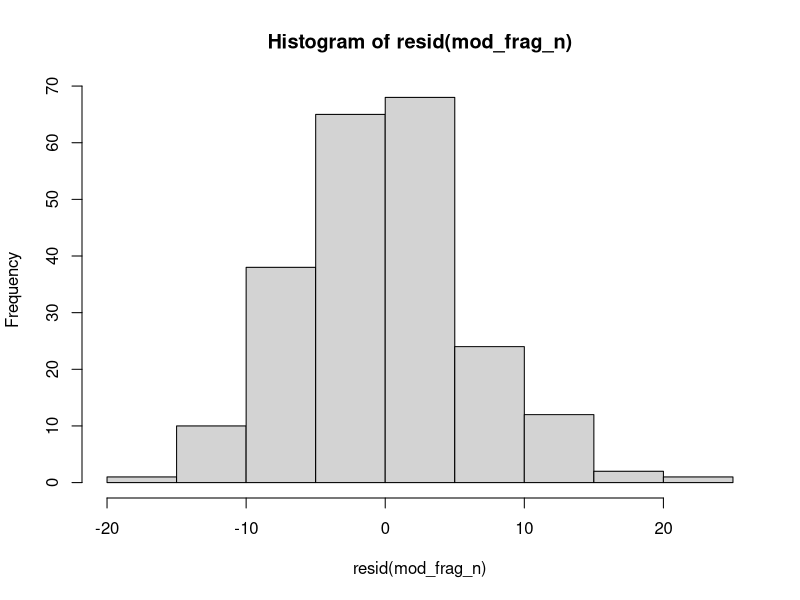
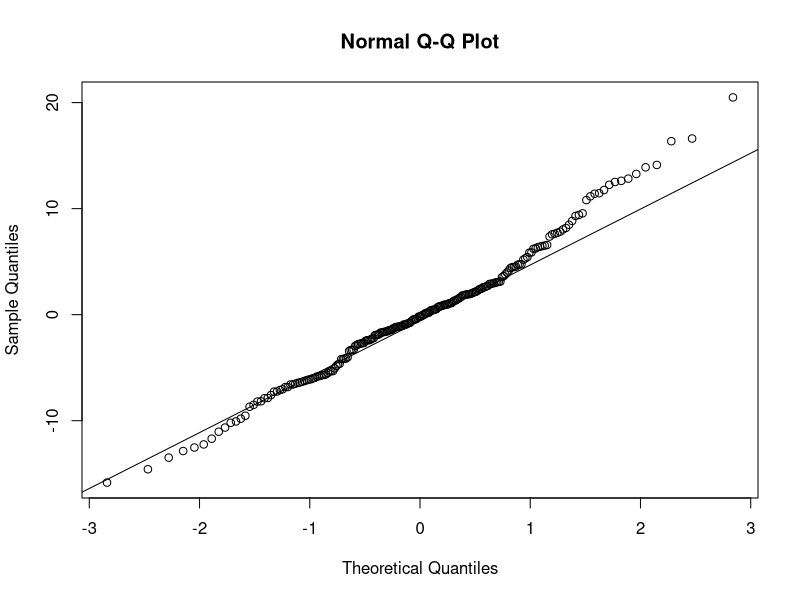
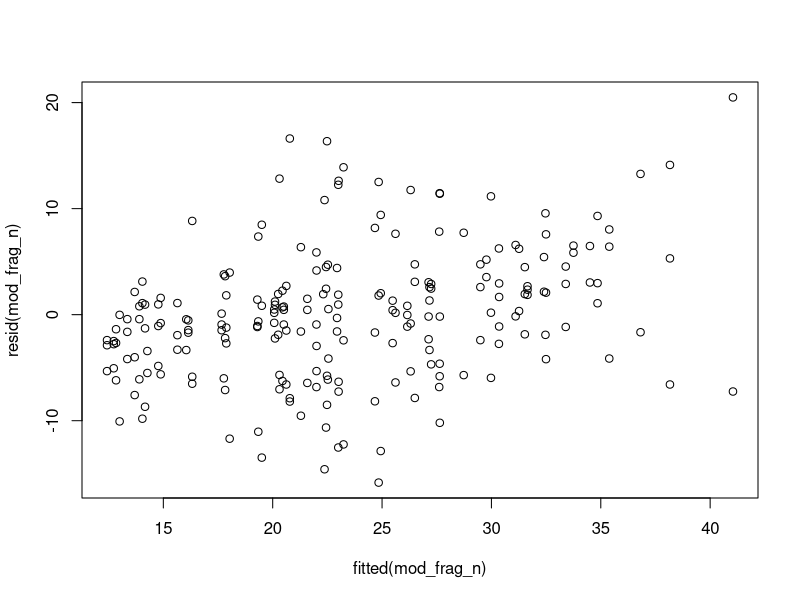
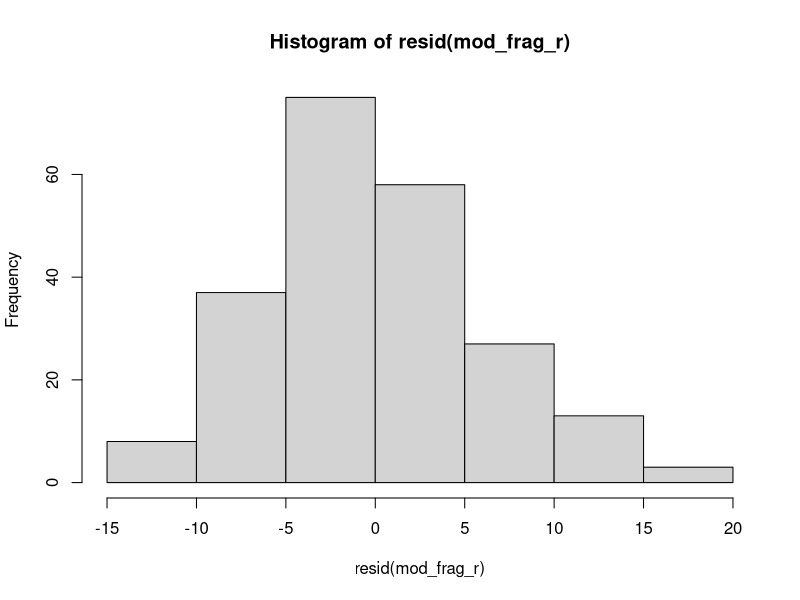
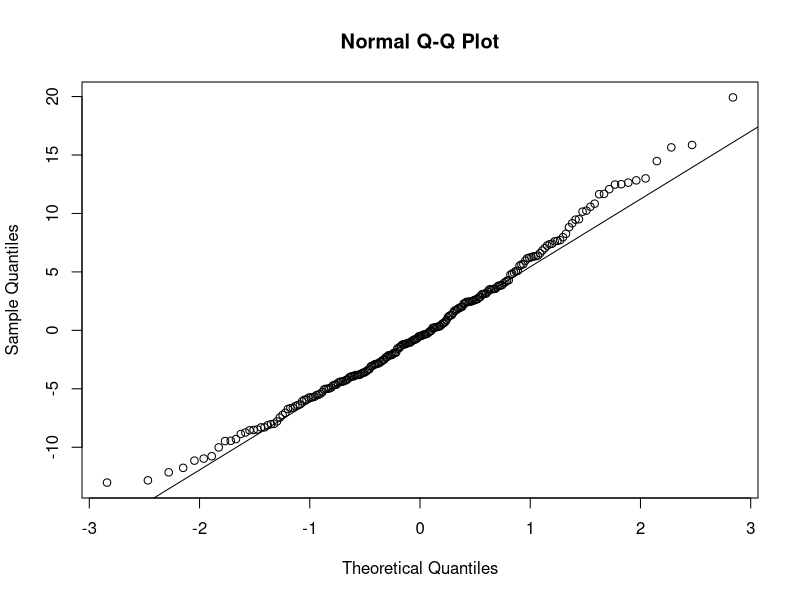
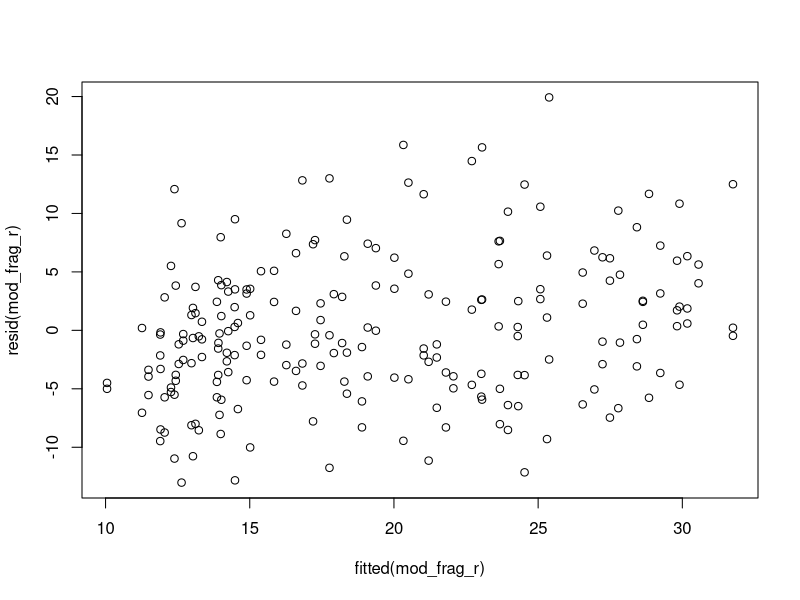
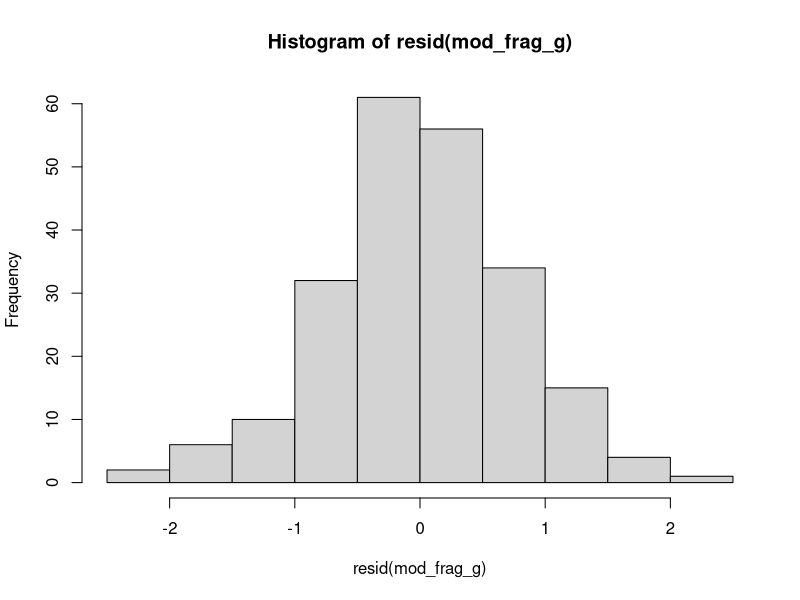
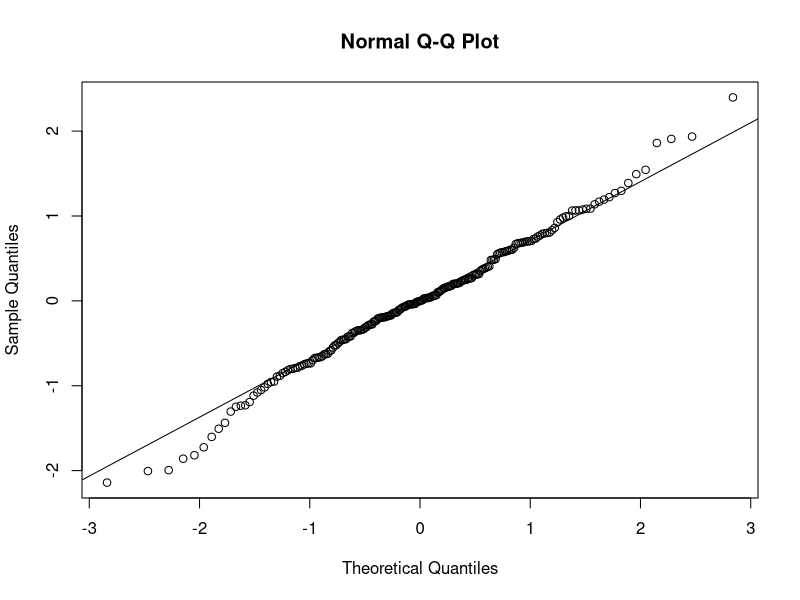

These figures' R source, in order: (Note: this script raises an error after producing the figures.)
## ---- chunk 1
library(tidyverse)
library(ggpubr)
library(patchwork)
library(nlme)
library(multcomp)
library(car)
library(emmeans)
library(ggtext)
## ---- chunk 2
Data <- read_csv("Data/All_expectedvalues.csv") 

# Get only species column
Data$species <- Data$fragment_ID %>% gsub("A1", "", .) %>% gsub("A2", "", .) %>% gsub("A3", "",.)%>% gsub("A4", "",.)%>% gsub("B1", "", .) %>% gsub("B2", "", .) %>% gsub("B3", "", .)%>% gsub("B4", "",.)%>% gsub("C1", "", .) %>% gsub("C2", "", .) %>% gsub("C3", "", .) %>% gsub("C4", "",.) %>%
gsub("D1", "", .) %>% gsub("D2", "", .) %>% gsub("D3", "", .) %>% gsub("D4", "",.) %>% gsub("E1", "", .) %>% gsub("E2", "", .) %>% gsub("E3", "", .) %>% gsub("E4", "",.) %>% gsub("F1", "", .) %>% gsub("F2", "", .) %>% gsub("F3", "", .) %>% gsub("F4", "",.)
## ---- chunk 3
# Splitting dataframe in useful groups

single <- Data %>%  filter(category == "single")%>% 
        mutate(family= as.factor(family))

# drop 3 empty rows for calc
single_c <- single %>% drop_na(calc_umol_cm2_h)

# drop Na rows of O2 values
single <- single %>% drop_na(net_photo_h_surface)
## ---- chunk 4
# check data
table(single$family, single$fragment_ID)
table(single_c$family, single_c$fragment_ID)
table(single$family, single$run)
single$run <-as.factor(single$run)

# analysis net photosynthesis
mod_frag_n <- lme(net_photo_h_surface ~ family, random= ~1|fragment_ID, data=single)
summary(mod_frag_n)
anova(mod_frag_n)
posthoc_n <- glht(mod_frag_n,linfct=mcp(family="Tukey"),test= adjusted("bonfer"))
summary(posthoc_n)

# analysis respiration
mod_frag_r <- lme(respiration_h_surface ~ family, random= ~1|fragment_ID, data=single)
summary(mod_frag_r)
anova(mod_frag_r)
posthoc_r <- glht(mod_frag_r,linfct=mcp(family="Tukey"),test= adjusted("bonfer"))
summary(posthoc_r)

# analysis gross photosynthesis
mod_frag_g <- lme(sqrt(gross_photo_h_surface) ~ family, random= ~1|fragment_ID, data=single) #square root transformed
summary(mod_frag_g)
anova(mod_frag_g)
posthoc_g <- glht(mod_frag_g,linfct=mcp(family="Tukey"),test= adjusted("bonfer"))
summary(posthoc_g)

# analysis calcification
mod_frag_c <- lme(calc_umol_cm2_h ~ family, random = ~1|fragment_ID, data=single_c)
summary(mod_frag_c)
anova(mod_frag_c)
posthoc_c <- glht(mod_frag_c,linfct=mcp(family="Tukey"),test= adjusted("bonfer"))
summary(posthoc_c)
## ---- chunk 5
#check model assumptions by checking residuals

# net photosynthesis
shapiro.test(resid(mod_frag_n)) # looks graphically fine
leveneTest(residuals(mod_frag_n)~single$family)
bartlett.test(residuals(mod_frag_n)~single$family)
hist(resid(mod_frag_n))
qqnorm(resid(mod_frag_n))
qqline(resid(mod_frag_n))
plot(resid(mod_frag_n)~fitted(mod_frag_n))

# respiration
shapiro.test(resid(mod_frag_r)) # looks graphically fine
leveneTest(residuals(mod_frag_r)~single$family)
hist(resid(mod_frag_r))
qqnorm(resid(mod_frag_r))
qqline(resid(mod_frag_r))
plot(resid(mod_frag_r)~fitted(mod_frag_r))

# gross photosynthesis
shapiro.test(resid(mod_frag_g)) #sqrt transformnation was necessary
leveneTest(residuals(mod_frag_g)~single$family)
hist(resid(mod_frag_g))
qqnorm(resid(mod_frag_g))
qqline(resid(mod_frag_g))
plot(resid(mod_frag_g)~fitted(mod_frag_g))

# calcification
shapiro.test(resid(mod_frag_c)) # looks graphically fine
leveneTest(residuals(mod_frag_c)~single_c$family)
hist(resid(mod_frag_c))
qqnorm(resid(mod_frag_c))
qqline(resid(mod_frag_c))
plot(resid(mod_frag_c)~fitted(mod_frag_c))
## ---- chunk 6
# set order of families
single$species <- factor(single$species, levels= c("Pcy", "Plo", "Pru", "Acy", "Amu", "Mdi", "Pda", "Pve","Spi"))
single_c$species <- factor(single_c$species, levels= c("Pcy", "Plo", "Pru", "Acy", "Amu", "Mdi", "Pda", "Pve","Spi"))

# theme for species graphs
theme <- theme_classic() +
         theme(legend.position = "none",
         plot.margin = unit(c(1,0.2,0.2,1), "cm"),
         axis.text.x = element_text(size = 14, color = "black", face= "italic", angle = 45, hjust= 1),
         axis.title.x=element_blank(),
         axis.text.y = element_text(size = 18, vjust = 0.5, color = "black"),
         axis.title.y =element_text(hjust = 0.5, size=15,face="bold",margin=margin(0,12,0,0)))


# species graphs
n <- ggplot(single, aes(x = species, y = net_photo_h_surface, fill = family)) +
  geom_boxplot(lwd=1, outlier.shape = NA) +
  geom_jitter(size=0.6, width=0.2)+
  ylab(expression(bold(paste("Net photosynthesis(μg O"[2]," cm" ^-2," h" ^-1,")")))) +
  scale_fill_manual(values = c("Acroporidae"="#00b886","Pocilloporidae"= "#Cd8d00","Poritidae"= "#0072B2"))+
  scale_x_discrete("family", labels = c("Acy"="Acropora cytherea", "Amu"="Acropora muricata", "Mdi"="Montipora digitata",
                           "Pve"="Pocillopora verrucosa", "Pda"="Pocillopora damicornis", "Spi"="Stylophora pistillata",
                            "Plo"="Porites lobata", "Pcy"="Porites cylindrica", "Pru"="Porites rus"))+
  scale_y_continuous(limits= c(0,90), n.breaks = 5)+
  theme
        

r<-ggplot(single, aes(x = species, y = respiration_h_surface, fill = family)) +
  geom_boxplot(lwd=1, outlier.shape = NA) +
 geom_jitter(size=0.6, width=0.2)+
  ylab(expression(bold(paste("Respiration (μg O"[2]," cm" ^-2," h" ^-1,")")))) +
  scale_fill_manual(values = c("Acroporidae"="#00b886","Pocilloporidae"= "#Cd8d00","Poritidae"= "#0072B2"))+
  scale_x_discrete("family", labels = c("Acy"="Acropora cytherea", "Amu"="Acropora muricata", "Mdi"="Montipora digitata",
                            "Pve"="Pocillopora verrucosa", "Pda"="Pocillopora damicornis", "Spi"="Stylophora pistillata",
                            "Plo"="Porites lobata", "Pcy"="Porites cylindrica", "Pru"="Porites rus"))+
  scale_y_continuous(limits= c(0, 90), n.breaks = 5)+
  theme

g<-ggplot(single, aes(x = species, y = gross_photo_h_surface, fill = family)) +
  geom_boxplot(lwd=1, outlier.shape = NA) +
 geom_jitter(size=0.6, width=0.2)+
  ylab(expression(bold(paste("Gross photosynthesis (μg O"[2]," cm" ^-2," h" ^-1,")")))) +
  scale_fill_manual(values = c("Acroporidae"="#00b886","Pocilloporidae"= "#Cd8d00","Poritidae"= "#0072B2"))+
  scale_x_discrete("family", labels = c("Acy"="Acropora cytherea", "Amu"="Acropora muricata", "Mdi"="Montipora digitata",
                            "Pve"="Pocillopora verrucosa", "Pda"="Pocillopora damicornis", "Spi"="Stylophora pistillata",
                            "Plo"="Porites lobata", "Pcy"="Porites cylindrica", "Pru"="Porites rus"))+
  scale_y_continuous(limits= c(0,190), n.breaks = 7)+
  theme


c <- ggplot(single_c, aes(x = species, y =  calc_umol_cm2_h, fill = family)) +
  geom_boxplot(lwd=1, outlier.shape = NA) +
 geom_jitter(size=0.6, width=0.2)+
  ylab(expression(bold(paste("Calcification (μmol CaCO"[3]," cm" ^-2," h" ^-1,")")))) +
  scale_fill_manual(values = c("Acroporidae"="#00b886","Pocilloporidae"= "#Cd8d00","Poritidae"= "#0072B2"))+
  scale_x_discrete("family", labels = c("Acy"="Acropora cytherea", "Amu"="Acropora muricata", "Mdi"="Montipora digitata",
                            "Pve"="Pocillopora verrucosa", "Pda"="Pocillopora damicornis", "Spi"="Stylophora pistillata",
                            "Plo"="Porites lobata", "Pcy"="Porites cylindrica", "Pru"="Porites rus"))+
  scale_y_continuous(limits= c(-0.5,3.5), n.breaks = 6)+
  theme


# family graphs
# set order of families
single$family <- factor(single$family, levels= c("Poritidae", "Acroporidae", "Pocilloporidae"))
single_c$family <- factor(single_c$family, levels= c("Poritidae", "Acroporidae", "Pocilloporidae"))


# Net Photosynthesis
n_fam <- ggboxplot(single, x = "family", y = "net_photo_h_surface", fill = "family", outlier.size = 0.7) +
  scale_fill_manual(values = c("Acroporidae"="#00b886","Pocilloporidae"= "#Cd8d00","Poritidae"= "#0072B2"))+
  scale_y_continuous(limits= c(0, 69),n.breaks = 4)+
   geom_bracket(
        xmin=c("Poritidae"), xmax=c("Pocilloporidae"),
        y.position = 62,
        step.increase = 0.15,
        label = c("*"),
        label.size = 6
          )+
  theme_classic() +
  theme(axis.text.x = element_blank(),
        axis.text.y = element_text(size = 14, vjust = 0.5, color = "black"),
        axis.title.y =element_blank(),
        axis.title.x=element_blank(),
        legend.position = "bottom",
        legend.text = element_text(size = 18),
        legend.key.size = unit(1, "cm"),
        legend.title = element_blank(),
        axis.ticks.x=element_blank())

# Respiration
r_fam <- ggboxplot(single, x = "family", y = "respiration_h_surface", fill= "family", outlier.size = 0.7) +
  scale_fill_manual(values = c("Acroporidae"="#00b886","Pocilloporidae"= "#Cd8d00","Poritidae"= "#0072B2"))+
  scale_y_continuous(limits= c(0, 70),n.breaks = 4)+
  theme_classic() +
  theme(axis.text.x = element_blank(),
        axis.text.y = element_text(size = 14, vjust = 0.5, color = "black"),
        axis.title.y =element_blank(),
        axis.title.x=element_blank(),
        legend.position = "none",
        axis.ticks.x=element_blank())+
        geom_bracket(
        xmin=c("Acroporidae", "Poritidae"), xmax=c("Pocilloporidae", "Pocilloporidae"),
        y.position = 51,
        step.increase = 0.24,
        label = c("***", "***"),
        label.size = 6
        )
    
# Gross Photosynthesis
g_fam <- ggboxplot(single, x = "family", y = "gross_photo_h_surface", fill= "family", outlier.size = 0.7) +
  scale_fill_manual(values = c("Acroporidae"="#00b886","Pocilloporidae"= "#Cd8d00","Poritidae"= "#0072B2"))+
  scale_y_continuous(limits= c(0, 128), breaks = seq(0,100, by=50))+
  theme_classic() +
  theme(axis.text.x = element_blank(),
        axis.text.y = element_text(size = 14, vjust = 0.5, color = "black"),
        axis.title.y =element_blank(),
        axis.title.x=element_blank(),
        legend.position = "none",
        axis.ticks.x=element_blank())+
        geom_bracket(
        xmin=c("Acroporidae", "Poritidae"), xmax=c("Pocilloporidae", "Pocilloporidae"),
        y.position = 92,
        step.increase = 0.25,
        label = c("**", "***"),
        label.size = 6
        )


# Calcification
c_fam <- ggboxplot(single_c, x = "family",  y = "calc_umol_cm2_h", fill= "family", outlier.size = 0.7) +
  scale_fill_manual(values = c("Acroporidae"="#00b886","Pocilloporidae"= "#Cd8d00","Poritidae"= "#0072B2"))+
  scale_y_continuous(limits= c(-0.4, 3.2))+
  theme_classic() +
  theme(axis.text.x = element_blank(),
        axis.text.y = element_text(size = 14, vjust = 0.5, color = "black"),
        axis.title.y =element_blank(),
        axis.title.x=element_blank(),
        legend.position = "none",
        axis.ticks.x=element_blank())+
        geom_bracket(
        xmin=c("Acroporidae", "Poritidae"), xmax=c("Pocilloporidae", "Pocilloporidae"),
        y.position = 2.23,
        step.increase = 0.21,
        label = c("***", "***"),
        label.size = 6
        )

#arrange all plots together
arranged <- ggarrange(
                      n + patchwork::inset_element(n_fam, left = 0.5, bottom = 0.55, right = 1, top = 1),
                      r + patchwork::inset_element(r_fam, left = 0.5, bottom = 0.55, right = 1, top = 1),
                      g + patchwork::inset_element(g_fam, left = 0.5, bottom = 0.55, right = 1, top = 1),
                      c + patchwork::inset_element(c_fam, left = 0.5, bottom = 0.55, right = 1, top = 1),
          labels = c("a)", "b)", "c)", "d)"),
          label.x = 0.2,
          label.y = 0.95,
          common.legend = TRUE,
          legend = "bottom",
          ncol = 2, nrow =2, 
          hjust = -0.5,
          vjust = 0,
          align = "v") 

ggsave("Graphs/measured_orderfamily.png", width=12, height= 12, limitsize=FALSE, dpi= 700, arranged)
## ---- chunk 7
descriptive_o <- single %>%  group_by(species) %>%
    summarise(
      mean_net = round(mean(net_photo_h_surface),4),                                                    
      sd_net = round(sd(net_photo_h_surface),4),
      mean_resp = round(mean(respiration_h_surface),4),
      sd_resp = round(sd(respiration_h_surface),4),
      mean_gross = round(mean(gross_photo_h_surface),4),
      sd_gross = round(sd(gross_photo_h_surface),4))

descriptive_c <- single_c %>%  group_by(species) %>%
    summarise(
      mean_calc = round(mean(calc_umol_cm2_h),4),
      sd_calc = round(sd(calc_umol_cm2_h),4))

descriptive <- left_join(descriptive_o, descriptive_c)

write.table(descriptive, file = "Graphs/descriptive_monoculture.csv", sep = ",")
## ---- chunk 8
# get each fragment only ones
size <- single %>% distinct(fragment_ID, sum_surface_cm2, species )

# descriptive
descriptive_size <- size %>%  group_by(species) %>%
                    summarise(
                    surface = round(mean(sum_surface_cm2),1),                                                    
                    sd_surface = round(sd(sum_surface_cm2),1))


# significant different?
mod_frag_size <- lm(sum_surface_cm2 ~ species, data=size)
summary(mod_frag_size)

emmeans(mod_frag_size, pairwise~species)
